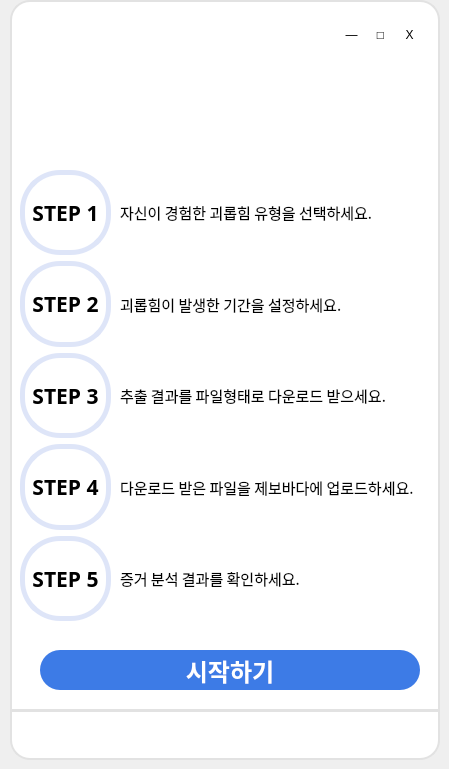
    <widget class="QWidget" name="page">
     <widget class="QLabel" name="label">
      <property name="geometry">
       <rect>
        <x>10</x>
        <y>0</y>
        <width>430</width>
        <height>711</height>
       </rect>
      </property>
      <property name="styleSheet">
       <string notr="true">background-color: rgb(255, 255, 255);
border-top-left-radius: 20px;
border-top-right-radius: 20px;
border: 2px solid #E2E2E2;</string>
      </property>
      <property name="text">
       <string/>
      </property>
     </widget>
     <widget class="QLabel" name="label_2">
      <property name="geometry">
       <rect>
        <x>10</x>
        <y>710</y>
        <width>430</width>
        <height>50</height>
       </rect>
      </property>
      <property name="styleSheet">
       <string notr="true">background-color: white;
border-bottom-left-radius: 20px;
border-bottom-right-radius: 20px;
border: 2px solid #E2E2E2;</string>
      </property>
      <property name="text">
       <string/>
      </property>
     </widget>
     <widget class="QWidget" name="horizontalLayoutWidget_2">
      <property name="geometry">
       <rect>
        <x>340</x>
        <y>20</y>
        <width>81</width>
        <height>31</height>
       </rect>
      </property>
      <layout class="QHBoxLayout" name="horizontalLayout_2">
       <item>
        <widget class="QPushButton" name="minBtn_main">
         <property name="cursor">
          <cursorShape>PointingHandCursor</cursorShape>
         </property>
         <property name="styleSheet">
          <string notr="true">background-color: rgb(255,255,255);
border-radius: 8px;</string>
         </property>
         <property name="text">
          <string>―</string>
         </property>
        </widget>
       </item>
       <item>
        <widget class="QPushButton" name="maxBtn_main">
         <property name="styleSheet">
          <string notr="true">background-color: rgb(255,255,255);
border-radius: 8px;</string>
         </property>
         <property name="text">
          <string>□</string>
         </property>
        </widget>
       </item>
       <item>
        <widget class="QPushButton" name="exitBtn_main">
         <property name="cursor">
          <cursorShape>PointingHandCursor</cursorShape>
         </property>
         <property name="styleSheet">
          <string notr="true">background-color: rgb(255,255,255);
border-radius: 8px;</string>
         </property>
         <property name="text">
          <string>X</string>
         </property>
        </widget>
       </item>
      </layout>
     </widget>
     <widget class="QWidget" name="verticalLayoutWidget">
      <property name="geometry">
       <rect>
        <x>20</x>
        <y>170</y>
        <width>91</width>
        <height>451</height>
       </rect>
      </property>
      <layout class="QVBoxLayout" name="verticalLayout_3">
       <item>
        <widget class="QLabel" name="label_44">
         <property name="font">
          <font>
           <family>나눔스퀘어 Bold</family>
           <pointsize>16</pointsize>
           <weight>75</weight>
           <bold>true</bold>
          </font>
         </property>
         <property name="styleSheet">
          <string notr="true">border-radius: 40;
border: 5px solid #DEE5F8;</string>
         </property>
         <property name="text">
          <string>STEP 1</string>
         </property>
         <property name="alignment">
          <set>Qt::AlignCenter</set>
         </property>
        </widget>
       </item>
       <item>
        <widget class="QLabel" name="label_45">
         <property name="font">
          <font>
           <family>나눔스퀘어 Bold</family>
           <pointsize>16</pointsize>
           <weight>75</weight>
           <bold>true</bold>
          </font>
         </property>
         <property name="styleSheet">
          <string notr="true">border-radius: 40;
border: 5px solid #DEE5F8;</string>
         </property>
         <property name="text">
          <string>STEP 2</string>
         </property>
         <property name="alignment">
          <set>Qt::AlignCenter</set>
         </property>
        </widget>
       </item>
       <item>
        <widget class="QLabel" name="label_46">
         <property name="font">
          <font>
           <family>나눔스퀘어 Bold</family>
           <pointsize>16</pointsize>
           <weight>75</weight>
           <bold>true</bold>
          </font>
         </property>
         <property name="styleSheet">
          <string notr="true">border-radius: 40;
border: 5px solid #DEE5F8;</string>
         </property>
         <property name="text">
          <string>STEP 3</string>
         </property>
         <property name="alignment">
          <set>Qt::AlignCenter</set>
         </property>
        </widget>
       </item>
       <item>
        <widget class="QLabel" name="label_47">
         <property name="font">
          <font>
           <family>나눔스퀘어 Bold</family>
           <pointsize>16</pointsize>
           <weight>75</weight>
           <bold>true</bold>
          </font>
         </property>
         <property name="styleSheet">
          <string notr="true">border-radius: 40;
border: 5px solid #DEE5F8;</string>
         </property>
         <property name="text">
          <string>STEP 4</string>
         </property>
         <property name="alignment">
          <set>Qt::AlignCenter</set>
         </property>
        </widget>
       </item>
       <item>
        <widget class="QLabel" name="label_48">
         <property name="font">
          <font>
           <family>나눔스퀘어 Bold</family>
           <pointsize>16</pointsize>
           <weight>75</weight>
           <bold>true</bold>
          </font>
         </property>
         <property name="styleSheet">
          <string notr="true">border-radius: 40;
border: 5px solid #DEE5F8;</string>
         </property>
         <property name="text">
          <string>STEP 5</string>
         </property>
         <property name="alignment">
          <set>Qt::AlignCenter</set>
         </property>
        </widget>
       </item>
      </layout>
     </widget>
     <widget class="QWidget" name="verticalLayoutWidget_3">
      <property name="geometry">
       <rect>
        <x>120</x>
        <y>170</y>
        <width>302</width>
        <height>451</height>
       </rect>
      </property>
      <layout class="QVBoxLayout" name="verticalLayout_4">
       <item>
        <widget class="QLabel" name="label_10">
         <property name="font">
          <font>
           <family>나눔스퀘어</family>
           <pointsize>11</pointsize>
           <weight>50</weight>
           <bold>false</bold>
          </font>
         </property>
         <property name="text">
          <string>자신이 경험한 괴롭힘 유형을 선택하세요.</string>
         </property>
        </widget>
       </item>
       <item>
        <widget class="QLabel" name="label_11">
         <property name="font">
          <font>
           <family>나눔스퀘어</family>
           <pointsize>11</pointsize>
           <weight>50</weight>
           <bold>false</bold>
          </font>
         </property>
         <property name="text">
          <string>괴롭힘이 발생한 기간을 설정하세요.</string>
         </property>
        </widget>
       </item>
       <item>
        <widget class="QLabel" name="label_12">
         <property name="font">
          <font>
           <family>나눔스퀘어</family>
           <pointsize>11</pointsize>
           <weight>50</weight>
           <bold>false</bold>
          </font>
         </property>
         <property name="text">
          <string>추출 결과를 파일형태로 다운로드 받으세요.</string>
         </property>
        </widget>
       </item>
       <item>
        <widget class="QLabel" name="label_13">
         <property name="font">
          <font>
           <family>나눔스퀘어</family>
           <pointsize>11</pointsize>
           <weight>50</weight>
           <bold>false</bold>
          </font>
         </property>
         <property name="text">
          <string>다운로드 받은 파일을 제보바다에 업로드하세요.</string>
         </property>
        </widget>
       </item>
       <item>
        <widget class="QLabel" name="label_15">
         <property name="font">
          <font>
           <family>나눔스퀘어</family>
           <pointsize>11</pointsize>
           <weight>50</weight>
           <bold>false</bold>
          </font>
         </property>
         <property name="text">
          <string>증거 분석 결과를 확인하세요.</string>
         </property>
        </widget>
       </item>
      </layout>
     </widget>
     <widget class="QPushButton" name="nextBtn_main">
      <property name="geometry">
       <rect>
        <x>40</x>
        <y>650</y>
        <width>380</width>
        <height>40</height>
       </rect>
      </property>
      <property name="font">
       <font>
        <family>나눔스퀘어 Bold</family>
        <pointsize>18</pointsize>
        <weight>75</weight>
        <bold>true</bold>
       </font>
      </property>
      <property name="cursor">
       <cursorShape>PointingHandCursor</cursorShape>
      </property>
      <property name="styleSheet">
       <string notr="true">color: white;
background-color: #3D7BE6;
border-radius: 20px;</string>
      </property>
      <property name="text">
       <string>시작하기</string>
      </property>
     </widget>
     <widget class="QWidget" name="horizontalLayoutWidget">
      <property name="geometry">
       <rect>
        <x>14</x>
        <y>713</y>
        <width>421</width>
        <height>41</height>
       </rect>
      </property>
      <layout class="QHBoxLayout" name="horizontalLayout">
       <item>
        <widget class="QPushButton" name="homeBtn_main">
         <property name="cursor">
          <cursorShape>PointingHandCursor</cursorShape>
         </property>
         <property name="styleSheet">
          <string notr="true">background-color: white;
border-radius: 8px;</string>
         </property>
         <property name="text">
          <string/>
         </property>
         <property name="icon">
          <iconset>
           <normaloff>icons8-home-50.png</normaloff>icons8-home-50.png</iconset>
         </property>
         <property name="iconSize">
          <size>
           <width>30</width>
           <height>30</height>
          </size>
         </property>
        </widget>
       </item>
       <item>
        <widget class="QPushButton" name="temp1Btn_main">
         <property name="cursor">
          <cursorShape>PointingHandCursor</cursorShape>
         </property>
         <property name="styleSheet">
          <string notr="true">background-color: white;
border-radius: 8px;</string>
         </property>
         <property name="text">
          <string/>
         </property>
         <property name="icon">
          <iconset>
           <normaloff>icons8-menu-30.png</normaloff>icons8-menu-30.png</iconset>
         </property>
         <property name="iconSize">
          <size>
           <width>30</width>
           <height>30</height>
          </size>
         </property>
        </widget>
       </item>
       <item>
        <widget class="QPushButton" name="temp2Btn_main">
         <property name="cursor">
          <cursorShape>PointingHandCursor</cursorShape>
         </property>
         <property name="styleSheet">
          <string notr="true">background-color: white;
border-radius: 8px;</string>
         </property>
         <property name="text">
          <string/>
         </property>
         <property name="icon">
          <iconset>
           <normaloff>icons8-download-50.png</normaloff>icons8-download-50.png</iconset>
         </property>
         <property name="iconSize">
          <size>
           <width>30</width>
           <height>30</height>
          </size>
         </property>
        </widget>
       </item>
       <item>
        <widget class="QPushButton" name="temp3Btn_main">
         <property name="cursor">
          <cursorShape>PointingHandCursor</cursorShape>
         </property>
         <property name="styleSheet">
          <string notr="true">background-color: white;
border-radius: 8px;</string>
         </property>
         <property name="text">
          <string/>
         </property>
         <property name="icon">
          <iconset>
           <normaloff>icons8-settings-50.png</normaloff>icons8-settings-50.png</iconset>
         </property>
         <property name="iconSize">
          <size>
           <width>30</width>
           <height>30</height>
          </size>
         </property>
        </widget>
       </item>
      </layout>
     </widget>
     <widget class="QLabel" name="label_3">
      <property name="geometry">
       <rect>
        <x>50</x>
        <y>60</y>
        <width>341</width>
        <height>151</height>
       </rect>
      </property>
      <property name="text">
       <string/>
      </property>
      <property name="pixmap">
       <pixmap>KakaoTalk_20211013_182550222_01.png</pixmap>
      </property>
      <property name="scaledContents">
       <bool>true</bool>
      </property>
     </widget>
    </widget>
